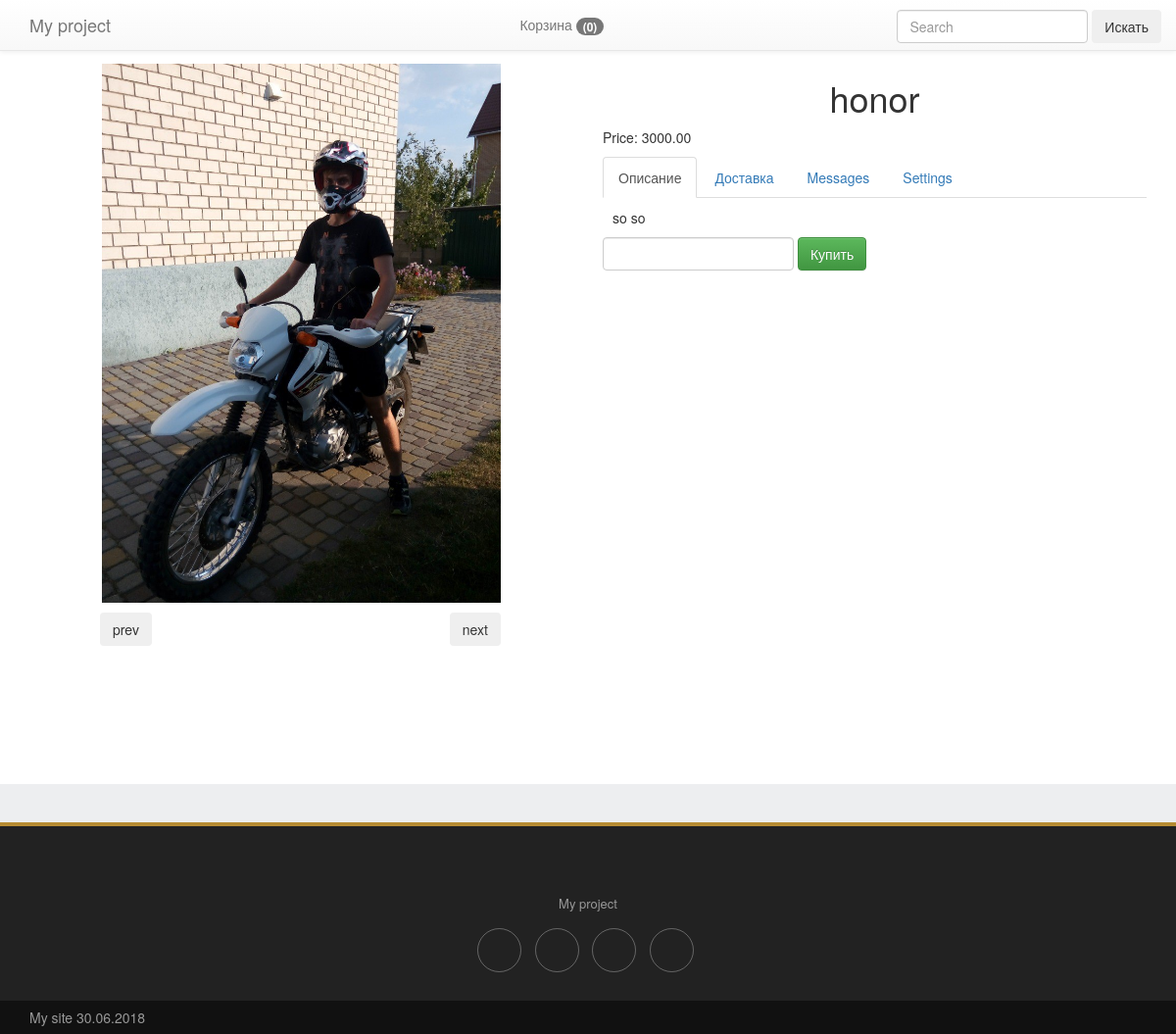
Screenshot of /product/4/ with the database file from the repository.
### products/models.py (models this page shows, shortened)
class ProductImage(models.Model):
    product = models.ForeignKey(Product, blank=True, null=True, default=None, on_delete=models.CASCADE)
    image = models.ImageField(upload_to='media2/products_images/', blank=True)
    is_main = models.BooleanField(default=False)
    is_active = models.BooleanField(default=True)
    created = models.DateTimeField(auto_now_add=True, auto_now=False)
    updated = models.DateTimeField(auto_now_add=False, auto_now=True)

class Product(models.Model):
    name = models.CharField(max_length=64, blank=True, null=True, default=None)
    price = models.DecimalField(max_digits=10, decimal_places=2, default=0)
    discount = models.IntegerField(default=0)
    category = models.ForeignKey(ProductCategory, blank=True, null=True, default=None, on_delete=models.CASCADE)
    short_description = models.TextField(blank=True, null=True, default=None)
    description = models.TextField(blank=True, null=True, default=None)
    is_active = models.BooleanField(default=True)
    created = models.DateTimeField(auto_now_add=True, auto_now=False)
    updated = models.DateTimeField(auto_now_add=False, auto_now=True)

### products/views.py (the view)
# urls.py: path("product/<int:product_id>/", views.product, name='product'),
def product(request, product_id):
    product = Product.objects.get(id=product_id)
    session_key = request.session.session_key
    if not session_key:
        request.session.cycle_key()
    return render(request, 'products/product.html', locals())

### orders/context_processors.py (called while the page is built)
def getting_basket_info(request):
    session_key = request.session.session_key
    if not session_key:
        request.session['sessin_key'] = 123
        request.session.cycle_key()
    products_in_basket = ProductInBasket.objects.filter(session_key=session_key, is_active=True, order__isnull=True)
    products_total_nmb = products_in_basket.count()
    return locals()

### templates/products/product.html (shortened to what this page needs)
{% extends 'base.html' %}
{% load static %}
{% block content %}
    <div class="container" style="margin-top: 60px;">
        <div class="row">
            <div class="col-lg-6" id="btn-press">
                <div class="product-image-item" id="my">
                    {% for image_item in product.productimage_set.all %}
                        <img src="{{ image_item.image.url }}" class="img-responsive">
                    {% endfor %}
                </div>
                <div class="press">
                    <input type="button" class="btn prev" value="prev" id="prev">
                    <input type="button" class="btn next" value="next" id="next">
                </div>
            </div>
            <div class="col-lg-6">
                <h1 class="text-center">
                    {{ product.name }}
                </h1>
                <div class="">
                    <p>
                        Price: {{ product.price }}
                    </p>
                </div>
                <div>
                    <ul class="nav nav-tabs" role="tablist">
                        <li role="presentation" class="active">
                            <a href="#description" aria-controls="home" role="tab" data-toggle="tab">
                                Описание
                            </a>
                        </li>
                        <li role="presentation">
                            <a href="#delivery" aria-controls="profile" role="tab" data-toggle="tab">
                                Доставка
                            </a>
                        </li>
                        <li role="presentation"><a href="#messages" aria-controls="messages" role="tab"
                                                   data-toggle="tab">Messages</a></li>
                        <li role="presentation"><a href="#settings" aria-controls="settings" role="tab"
                                                   data-toggle="tab">Settings</a></li>
                    </ul>
                    <div class="tab-content product-description-tabs">
                        <div role="tabpanel" class="tab-pane active" id="description">
                            {{ product.description }}
                        </div>
                    </div>
                </div>
                <div>
                    <form id="form_buying_product" class="form-inline"
                          action="{% url 'basket_adding' %}">{% csrf_token %}
                        <div class="form-group">
                            <input type="number" class="form-control" name="number" id="number">
                        </div>
                        <div class="form-group">
                            <button type="submit" id="submit_btn" class="btn btn-success btn-buy"
                                    data-product_id="{{ product.id }}"
                                    data-name="{{ product.name }}"
                                    data-price="{{ product.price }}"
                            >
                                Купить
                            </button>
                        </div>
                    </form>
                </div>
            </div>
        </div>
    </div>
{% endblock %}

### templates/base.html (shortened to what this page needs)
{% load static %}
<!DOCTYPE html>
<html lang="en">
<head>
    <link rel="stylesheet" href="https://cdnjs.cloudflare.com/ajax/libs/twitter-bootstrap/3.3.6/css/bootstrap.min.css">
    <link rel="stylesheet" href="//netdna.bootstrapcdn.com/bootstrap/3.3.2/css/bootstrap.min.css">
    <link rel="stylesheet" href="//netdna.bootstrapcdn.com/bootstrap/3.3.2/css/bootstrap-theme.min.css">
</head>
<body>
    <div class="wrapper" id="main">
        <div class="wrapper-content">
            {% include 'navbar.html' %}
            {% block content %}
            {% endblock content %}
        </div>
    </div>
     {% include 'footer.html' %}
</body>
</html>

### templates/navbar.html (shortened to what this page needs)
<nav class="navbar navbar-default navbar-fixed-top">
    <div class="container">
        <div class="navbar-header">
            <a class="navbar-brand" href="/">My project</a>
        </div>
        <div id="navbar" class="navbar-collapse collapse">
            <ul class="nav navbar-nav navbar-right">
                <li>
                    <a href="" class="dropdown-toggle basket-container" data-toggle="dropdown" role="button"
                       aria-haspopup="true" aria-expanded="false">Корзина <span class="badge" id="basket_total_nmb">
                        {% if products_total_nmb %}
                            ({{ products_total_nmb }})
                        {% else %}
                            (0)
                        {% endif %}
                    </span></a>
                </li>
                <li>
                    <form class="form-inline margin-top" action="/search/" method="post">{% csrf_token %}
                        <input class="form-control mr-sm-2" type="search" placeholder="Search" aria-label="Search"
                               name='input_text'>
                        <button class="btn btn-outline-success my-2 my-sm-0" type="submit">Искать</button>
                    </form>
                </li>
            </ul>
        </div>
    </div>
</nav>

### templates/footer.html (shortened to what this page needs)
<footer class="nb-footer">
<div class="container">
<div class="row">
<div class="col-sm-12">
<div class="about">
	<p>My project</p>
	<div class="social-media">
		<ul class="list-inline">
			<li><a href="" title=""></a></li>
			<li><a href="" title=""></a></li>
			<li><a href="" title=""></a></li>
			<li><a href="" title=""></a></li>
		</ul>
	</div>
</div>
</div>
</div>
</div>
<section class="copyright">
<div class="container">
<div class="row">
<div class="col-sm-6">
<p>My site 30.06.2018</p>
</div>
<div class="col-sm-6"></div>
</div>
</div>
</section>
</footer>

### templates/navbar.html (style rules this page uses)
.margin-top { margin-top: 10px; }

### templates/products/product.html (style rules this page uses)
#my img { display: none; height: 550px; margin: 0 auto; }
#my img:first-child { display: block; }
.prev { margin-left: 72px; }
.next { margin-left: 300px; }

### templates/footer.html (style rules this page uses)
footer.nb-footer { background: #222; border-top: 4px solid #b78c33; }
footer.nb-footer .about { margin: 0 auto; margin-top: 40px; max-width: 1170px; text-align: center; }
footer.nb-footer .about p { font-size: 13px; color: #999; margin-top: 30px; }
footer.nb-footer .about .social-media { margin-top: 15px; }
footer.nb-footer .about .social-media ul li a { display: inline-block; width: 45px; height: 45px; line-height: 45px; border-radius: 50%; font-size: 16px; color: #b78c33; border: 1px solid rgba(255, 255, 255, 0.3); }
footer.nb-footer .copyright { margin-top: 15px; background: #111; padding: 7px 0; color: #999; }
footer.nb-footer .copyright p { margin: 0; padding: 0; }

### rows the page displays
ProductImage: image (picture)
Product: name "honor", price "3000.00", description "so so"
